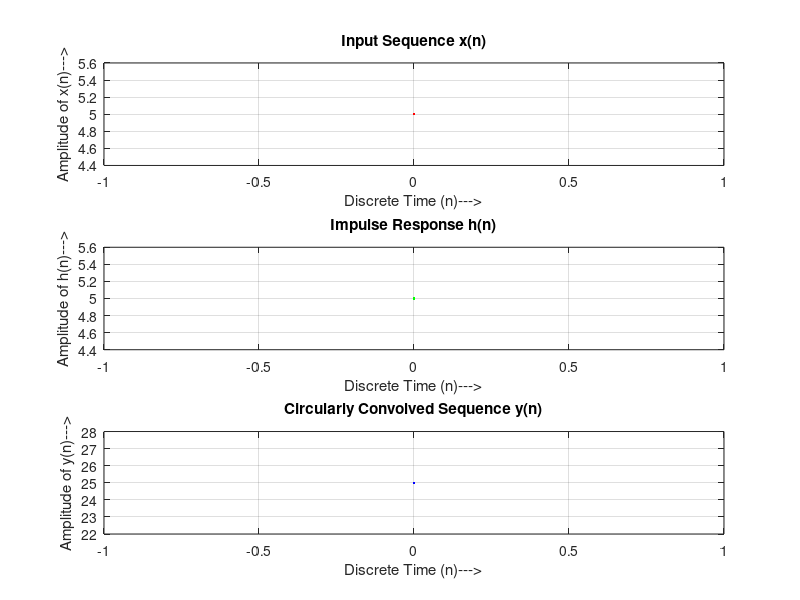

Source code (MATLAB):
clc;
clear all;
close all;
X=input('Enter the sequence of x(n): ');
H=input('Enter the sequence of h(n): ');
M=length(X);
L=length(H);
N=max(M,L);
x=[X zeros(N-M)];
h=[H zeros(N-L)];
y=zeros(1,N);
for i=0:N-1
  for j=0:N-1
    k=mod((i-j),N);
    y(i+1)=y(i+1)+x(j+1).*h(k+1);
  end
end
disp('Circularly convolved sequence: ');
disp(y);
n=0:N-1;
subplot(3,1,1);
plot(n,x,'r');
title('Input Sequence x(n)');
xlabel('Discrete Time (n)--->');
ylabel('Amplitude of x(n)--->');
grid on;
hold on;
subplot(3,1,2);
plot(n,h,'g');
title('Impulse Response h(n)');
xlabel('Discrete Time (n)--->');
ylabel('Amplitude of h(n)--->');
grid on;
hold on;
subplot(3,1,3);
plot(n,y,'b');
title('Circularly Convolved Sequence y(n)');
xlabel('Discrete Time (n)--->');
ylabel('Amplitude of y(n)--->');
grid on;
hold on;
